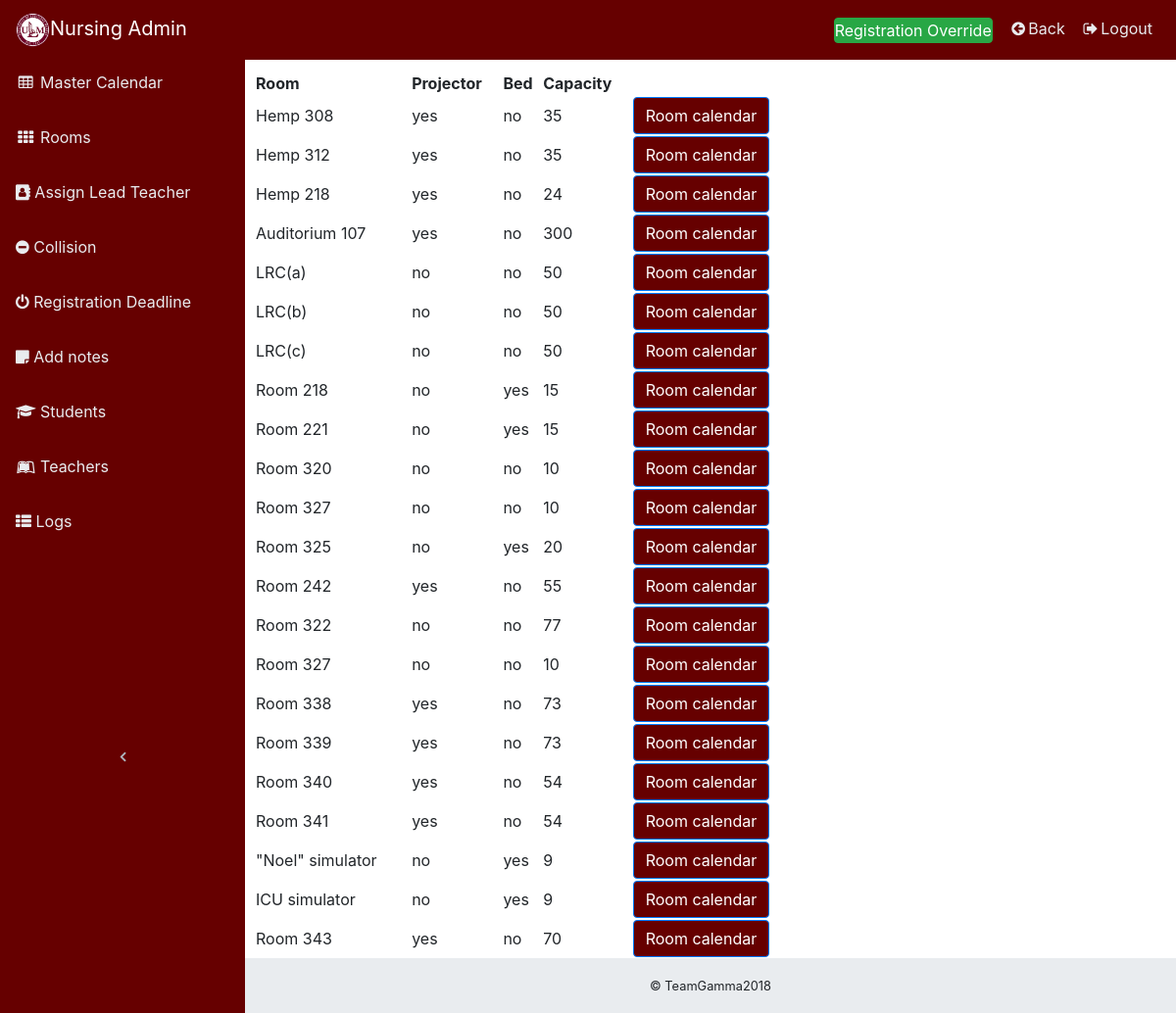
The app's page /admin_page.php with its own data.
### tables this page shows
CREATE TABLE `room` (
  `ID` int(11) NOT NULL,
  `Name` varchar(255) NOT NULL,
  `Available` varchar(3) NOT NULL,
  `Projector` varchar(3) NOT NULL,
  `Bed` varchar(3) NOT NULL,
  `capacity` int(11) NOT NULL
);

### admin_page.php (the view, shortened to what this page needs)
<?php
    require "config/config.php";
    require "classes/Admin.php";
?>
<!DOCTYPE html>
<html>
<head>
<link rel="stylesheet" href="https://cdnjs.cloudflare.com/ajax/libs/fullcalendar/3.4.0/fullcalendar.css" />
  <link href="vendor/bootstrap/css/bootstrap.min.css" rel="stylesheet">
  <link href="vendor/font-awesome/css/font-awesome.min.css" rel="stylesheet" type="text/css">
  <link href="css/sb-admin.css" rel="stylesheet">
</head>
<body class="fixed-nav sticky-footer bg-dark" id="page-top">
  <nav class="navbar navbar-expand-lg navbar-dark bg-dark fixed-top" id="mainNav">
    <a class="navbar-brand" href="admin_page.php"><img id="logo" src="ulm_logo_new.png">Nursing Admin</a>
    <div class="collapse navbar-collapse" id="navbarResponsive">
      <ul class="navbar-nav navbar-sidenav" id="exampleAccordion">
        <li class="nav-item" data-toggle="tooltip" data-placement="right" title="Calendar">
          <a class="nav-link" href="admin_calendar.php">
            <i class="fa fa-fw fa-table"></i>
            <span class="nav-link-text">Master Calendar</span>
          </a>
        </li>
        <li class="nav-item" data-toggle="tooltip" data-placement="right" title="Rooms">
          <a class="nav-link" href="admin_page.php">
            <i class="fa fa-fw fa-th"></i>
            <span class="nav-link-text">Rooms</span>
          </a>
        </li>
         <li class="nav-item" data-toggle="tooltip" data-placement="right" title="Assign Lead Teacher">
          <a class="nav-link" href="lead_teacher.php">
            <i class="fa fa-address-book"></i>
            <span class="nav-link-text">Assign Lead Teacher</span>
          </a>
        </li>
        <li class="nav-item" data-toggle="tooltip" data-placement="right" title="Collision">
          <a class="nav-link" href="collision.php">
            <i class="fa fa-minus-circle"></i>
            <span class="nav-link-text">Collision</span>
          </a>
        <li class="nav-item" data-toggle="tooltip" data-placement="right" title="Registration Deadline">
          <a class="nav-link" href="registration.php">
            <i class="fa fa-power-off"></i>
            <span class="nav-link-text">Registration Deadline</span>
          </a>
        </li>
        <li class="nav-item" data-toggle="tooltip" data-placement="right" title="Add notes">
          <a class="nav-link" href="admin_notes.php">
            <i class="fa fa-sticky-note"></i>
            <span class="nav-link-text">Add notes</span>
          </a>
        </li>
        </li>
        <li class="nav-item" data-toggle="tooltip" data-placement="right" title="Students">
          <a class="nav-link" href="show_students.php">
            <i class="fa fa-fw fa-graduation-cap"></i>
            <span class="nav-link-text">Students</span>
          </a>
        </li>
        <li class="nav-item" data-toggle="tooltip" data-placement="right" title="Teachers">
          <a class="nav-link" href="show_teachers.php">
            <i class="fa fa-fw fa-leanpub"></i>
            <span class="nav-link-text">Teachers</span>
          </a>
        </li>
        <li class="nav-item" data-toggle="tooltip" data-placement="right" title="Teachers">
          <a class="nav-link" href="logs.php">
            <i class="fa fa-th-list"></i>
            <span class="nav-link-text">Logs</span>
          </a>
        </li>
      </ul>
      <ul class="navbar-nav sidenav-toggler">
        <li class="nav-item">
          <a class="nav-link text-center" id="sidenavToggler">
            <i class="fa fa-fw fa-angle-left"></i>
          </a>
        </li>
      </ul>
      <ul class="navbar-nav ml-auto">
  <li class="nav-item">
    <a class = "nav-link" data-toggle="tooltip" data-placement="right">
        <?php
            $admin = new Admin($con, $_SESSION['email']);
            $admin->regBtn();
            ?>
    </a>
  </li>
        <li class="nav-item">
          <a class="nav-link" href = "javascript:history.go(-1)"onMouseOver"self.status.referrer;return true" data-target="#exampleModal">
            <i class="fa fa-fw fa-arrow-circle-left"></i>Back</a>
        </li>
        <li class="nav-item">
          <a class="nav-link" data-toggle="modal" data-target="#exampleModal">
            <i class="fa fa-fw fa-sign-out"></i>Logout</a>
        </li>
      </ul>
    </div>
  </nav>
  <div class="content-wrapper" style="padding-left: 10px">
    <div class="container-fluid">
        <div class="row">
            <?php
            $admin = new Admin($con, $_SESSION['email']);
            $rooms = $admin->roomsButton();
            if(!empty($rooms)){
                echo "<table class = 'rmtable'>";
                echo "<tr>";
              echo "<th>Room</th>
                    <th>Projector</th>
                    <th>Bed</th>
                    <th>Capacity</th>
                    <th></th> ";
              echo "</tr>";
              foreach($rooms as $room => $details){
                $Name = $details['Name'];
                $ID = $details['ID'];
                $Projector = $details['Projector'];
                $Bed = $details['Bed'];
                $capacity = $details['capacity'];
              echo "<tr>";
              echo "<td>$Name</td>
                    <td>$Projector</td>
                    <td>$Bed</td>
                    <td>$capacity</td>
                    <td><a href = 'roomCalendar.php?id=$ID' type='button' class = 'btn btn-primary btn-round'>Room calendar</a></td> <br>";
              echo "</tr>";
            }
                echo "</table>";
            }
            ?>
        </div>
    <footer class="sticky-footer">
      <div class="container">
        <div class="text-center">
          <small> © TeamGamma<?php echo @date("Y"); ?></small>
        </div>
      </div>
    </footer>
  </div>
</body>
</html>

### classes/Admin.php (shortened to what this page needs)
<?php
	class Admin
	{
		public function __construct($con, $email)
		{
			$this->con = $con;
		}
        public function getLatestSem()
		{
			$string = "SELECT ID, MAX(end_date) FROM semester LIMIT 1";
			$query = mysqli_query($this->con, $string);
			$sem = mysqli_fetch_assoc($query);
			return $sem['ID'];
		}
       public function regBtn(){
			$deadlinePermission = $this -> deadlineCheck();
			$on = "on";
			$off = "off";
			$semester = $this->getLatestSem();
			$sql = "SELECT Override FROM semester WHERE ID = $semester";
			$result = mysqli_query($this->con, $sql);
			  $row = mysqli_fetch_array($result, MYSQLI_ASSOC);
			          $over = $row['Override'];
			if($over == $on && $deadlinePermission == 1){
			  echo " <input type='button' class = 'btn btn-success' data-toggle = 'modal' data-target = '#myModal' value = 'Registration Override'>  ";
			}
			elseif($over == $on && $deadlinePermission == 0){
			  echo " <input type='button' class = 'btn btn-success' data-toggle = 'modal' data-target = '#myModal' value = 'Registration Override'>  ";
			  $sql1 = "UPDATE semester SET register_permission= 'yes' WHERE ID = $semester";
			}
			elseif($over == $off && $deadlinePermission == 1){
			  echo " <input type='button' class = 'btn btn-danger' data-toggle = 'modal' data-target = '#myModal' value = 'Registration Override'>  ";
			  $sql1 = "UPDATE semester SET register_permission= 'yes' WHERE ID = $semester";
			}
			elseif($over == $off && $deadlinePermission == 0){
			  echo " <input type='button' class = 'btn btn-danger' data-toggle = 'modal' data-target = '#myModal' value = 'Registration Override'>  ";
			  $sql1 = "UPDATE semester SET register_permission= 'no' WHERE ID = $semester";
			}
		}
		public function roomsButton(){
			$rooms = array();
			$sql = "SELECT Name, ID, Projector, Bed, capacity FROM room WHERE Available = 'yes';";
			$res = mysqli_query($this->con, $sql);
			while($room = mysqli_fetch_array($res, MYSQLI_ASSOC)) {
				$oneRoom = array();
				$oneRoom['Name'] = $room['Name'];
				$oneRoom['ID'] = $room['ID'];
				$oneRoom['Projector'] = $room['Projector'];
				$oneRoom['Bed'] = $room['Bed'];
				$oneRoom['capacity'] = $room['capacity'];
				$rooms [] = $oneRoom;
			}
			return $rooms;
		}
		public function deadlineCheck(){
			$today =  date('Y-m-d');
			$semester = $this->getLatestSem();
			$sql = "SELECT Override from semester where ID = $semester";
			$res = mysqli_fetch_array(mysqli_query($this->con, $sql), MYSQLI_ASSOC);
			$deadline = $res['Override'];
			if($today < $deadline){
				return true;
			}
			else{
				return false;
			}
		}
}
?>

### css/sb-admin.css (style rules this page uses)
html { position: relative; min-height: 100%; }
body { overflow-x: hidden; }
body.sticky-footer { margin-bottom: 56px; }
body.sticky-footer .content-wrapper { min-height: calc(100vh - 56px - 56px); }
body.fixed-nav { padding-top: 56px; }
.content-wrapper { min-height: calc(100vh - 56px); padding-top: 1rem; }
#mainNav .navbar-collapse { overflow: auto; max-height: 75vh; }
#mainNav .navbar-collapse .navbar-nav .nav-item .nav-link { cursor: pointer; }
#mainNav .navbar-collapse .sidenav-toggler { display: none; }
@media (min-width: 992px) { #mainNav .navbar-brand { width: 250px; } }
@media (min-width: 992px) { #mainNav .navbar-collapse { overflow: visible; max-height: none; } }
@media (min-width: 992px) { #mainNav .navbar-collapse .navbar-sidenav { position: absolute; top: 0; left: 0; -webkit-flex-direction: column; -ms-flex-direction: column; flex-direction: column; margin-top: 56px; } }
@media (min-width: 992px) { #mainNav .navbar-collapse .navbar-sidenav > .nav-item { width: 250px; padding: 0; } }
@media (min-width: 992px) { #mainNav .navbar-collapse .navbar-sidenav > .nav-item > .nav-link { padding: 1em; } }
#mainNav.fixed-top .sidenav-toggler { display: none; }
@media (min-width: 992px) { #mainNav.fixed-top .navbar-sidenav { height: calc(100vh - 112px); } }
@media (min-width: 992px) { #mainNav.fixed-top .sidenav-toggler { position: absolute; top: 0; left: 0; display: flex; -webkit-flex-direction: column; -ms-flex-direction: column; flex-direction: column; margin-top: calc(100vh - 56px); } }
@media (min-width: 992px) { #mainNav.fixed-top .sidenav-toggler > .nav-item { width: 250px; padding: 0; } }
@media (min-width: 992px) { #mainNav.fixed-top .sidenav-toggler > .nav-item > .nav-link { padding: 1em; } }
#mainNav.fixed-top.navbar-dark .sidenav-toggler { background-color: #212529; }
#mainNav.fixed-top.navbar-dark .sidenav-toggler a i { color: #adb5bd; }
.content-wrapper { overflow-x: hidden; background: white; }
@media (min-width: 992px) { .content-wrapper { margin-left: 250px; } }
#sidenavToggler i { font-weight: 800; }
#mainNav.navbar-dark .navbar-collapse .navbar-sidenav > .nav-item > .nav-link { color: #868e96; }
@media (min-width: 992px) { #mainNav.navbar-dark .navbar-collapse .navbar-sidenav { background: #343a40; } }
footer.sticky-footer { position: absolute; right: 0; bottom: 0; width: 100%; height: 56px; background-color: #e9ecef; line-height: 55px; }
@media (min-width: 992px) { footer.sticky-footer { width: calc(100% - 250px); } }

### admin_page.php (style rules this page uses)
.btn-primary { background: #660000; color: #ffffff; }
.btn-success { padding: 0; }
.bg-dark { background: #660000 !important; }
.navbar-sidenav { background: #660000 !important; }
#sidenavToggler { background: #660000 !important; }
#logo { height: 35px; }
#mainNav.navbar-dark .navbar-collapse .navbar-sidenav > .nav-item > .nav-link { color: #e9ecef; }
.navbar-dark .navbar-nav .nav-link { color: #e9ecef; }
.rmtable { width: 60%; }
.rmtable { padding-left: 10px; padding-top: 5px; text-align: left; }

### records on screen
room: Name "Hemp 308", Projector "yes", Bed "no", capacity "35"
room: Name "Hemp 312", Projector "yes", Bed "no", capacity "35"
room: Name "Hemp 218", Projector "yes", Bed "no", capacity "24"
room: Name "Auditorium 107", Projector "yes", Bed "no", capacity "300"
room: Name "LRC(a)", Projector "no", Bed "no", capacity "50"
room: Name "LRC(b)", Projector "no", Bed "no", capacity "50"
room: Name "LRC(c)", Projector "no", Bed "no", capacity "50"
room: Name "Room 218", Projector "no", Bed "yes", capacity "15"
room: Name "Room 221", Projector "no", Bed "yes", capacity "15"
room: Name "Room 320", Projector "no", Bed "no", capacity "10"
room: Name "Room 327", Projector "no", Bed "no", capacity "10"
room: Name "Room 325", Projector "no", Bed "yes", capacity "20"
room: Name "Room 242", Projector "yes", Bed "no", capacity "55"
room: Name "Room 322", Projector "no", Bed "no", capacity "77"
room: Name "Room 327", Projector "no", Bed "no", capacity "10"
room: Name "Room 338", Projector "yes", Bed "no", capacity "73"
room: Name "Room 339", Projector "yes", Bed "no", capacity "73"
room: Name "Room 340", Projector "yes", Bed "no", capacity "54"
room: Name "Room 341", Projector "yes", Bed "no", capacity "54"
room: Name "\"Noel\" simulator", Projector "no", Bed "yes", capacity "9"
room: Name "ICU simulator", Projector "no", Bed "yes", capacity "9"
room: Name "Room 343", Projector "yes", Bed "no", capacity "70"
